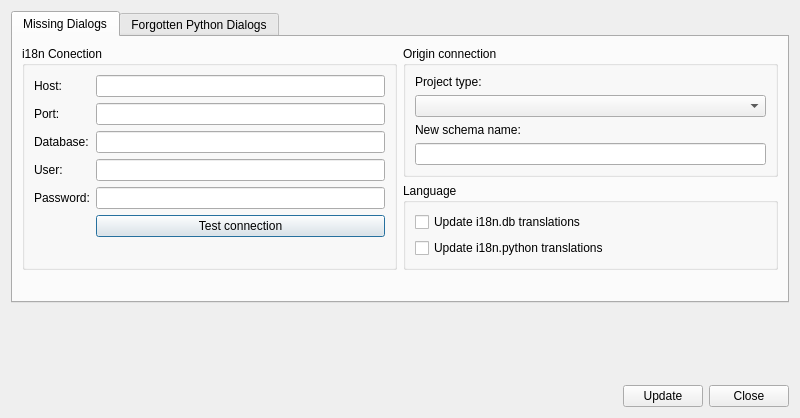
<?xml version="1.0" encoding="UTF-8"?>
<ui version="4.0">
 <class>dlg_admin_translation</class>
 <widget class="QDialog" name="dlg_admin_translation">
  <property name="geometry">
   <rect>
    <x>0</x>
    <y>0</y>
    <width>800</width>
    <height>418</height>
   </rect>
  </property>
  <property name="minimumSize">
   <size>
    <width>600</width>
    <height>0</height>
   </size>
  </property>
  <property name="baseSize">
   <size>
    <width>0</width>
    <height>0</height>
   </size>
  </property>
  <property name="windowTitle">
   <string>Dialog</string>
  </property>
  <layout class="QGridLayout" name="gridLayout_4">
   <item row="0" column="0" colspan="2">
    <widget class="QTabWidget" name="tabmain">
     <property name="maximumSize">
      <size>
       <width>16777215</width>
       <height>306</height>
      </size>
     </property>
     <property name="currentIndex">
      <number>0</number>
     </property>
     <widget class="QWidget" name="tab_missing_dialogs">
      <attribute name="title">
       <string>Missing Dialogs</string>
      </attribute>
      <layout class="QGridLayout" name="gridLayout_3">
       <item row="1" column="1">
        <widget class="QGroupBox" name="groupBox_2">
         <property name="title">
          <string>Language</string>
         </property>
         <layout class="QGridLayout" name="gridLayout_2">
          <item row="0" column="0">
           <widget class="QCheckBox" name="chk_update_db">
            <property name="text">
             <string>Update i18n.db translations</string>
            </property>
           </widget>
          </item>
          <item row="1" column="0">
           <widget class="QCheckBox" name="chk_update_py">
            <property name="text">
             <string>Update i18n.python translations</string>
            </property>
           </widget>
          </item>
         </layout>
        </widget>
       </item>
       <item row="0" column="1">
        <widget class="QGroupBox" name="groupBox_3">
         <property name="enabled">
          <bool>true</bool>
         </property>
         <property name="title">
          <string>Origin connection</string>
         </property>
         <layout class="QGridLayout" name="gridLayout">
          <item row="0" column="0">
           <widget class="QLabel" name="lbl_projecttype">
            <property name="text">
             <string>Project type:</string>
            </property>
           </widget>
          </item>
          <item row="2" column="0">
           <widget class="QLabel" name="lbl_schemaname">
            <property name="text">
             <string>New schema name:</string>
            </property>
           </widget>
          </item>
          <item row="1" column="0">
           <widget class="QComboBox" name="cmb_projecttype"/>
          </item>
          <item row="3" column="0">
           <widget class="QLineEdit" name="txt_schemaname"/>
          </item>
         </layout>
        </widget>
       </item>
       <item row="0" column="0" rowspan="2">
        <widget class="QGroupBox" name="groupBox">
         <property name="title">
          <string>i18n Conection</string>
         </property>
         <layout class="QFormLayout" name="formLayout_3">
          <item row="0" column="0">
           <widget class="QLabel" name="lbl_host">
            <property name="text">
             <string>Host:</string>
            </property>
           </widget>
          </item>
          <item row="0" column="1">
           <widget class="QLineEdit" name="txt_host"/>
          </item>
          <item row="1" column="0">
           <widget class="QLabel" name="lbl_port">
            <property name="text">
             <string>Port:</string>
            </property>
           </widget>
          </item>
          <item row="1" column="1">
           <widget class="QLineEdit" name="txt_port"/>
          </item>
          <item row="2" column="0">
           <widget class="QLabel" name="lbl_database">
            <property name="text">
             <string>Database:</string>
            </property>
           </widget>
          </item>
          <item row="2" column="1">
           <widget class="QLineEdit" name="txt_db"/>
          </item>
          <item row="3" column="0">
           <widget class="QLabel" name="lbl_user">
            <property name="text">
             <string>User:</string>
            </property>
           </widget>
          </item>
          <item row="3" column="1">
           <widget class="QLineEdit" name="txt_user"/>
          </item>
          <item row="4" column="0">
           <widget class="QLabel" name="lbl_pass">
            <property name="text">
             <string>Password:</string>
            </property>
           </widget>
          </item>
          <item row="4" column="1">
           <widget class="QLineEdit" name="txt_pass">
            <property name="text">
             <string/>
            </property>
            <property name="echoMode">
             <enum>QLineEdit::Password</enum>
            </property>
           </widget>
          </item>
          <item row="5" column="1">
           <widget class="QPushButton" name="btn_connection">
            <property name="text">
             <string>Test connection</string>
            </property>
           </widget>
          </item>
         </layout>
        </widget>
       </item>
       <item row="2" column="1">
        <widget class="QLabel" name="lbl_info">
         <property name="text">
          <string/>
         </property>
        </widget>
       </item>
      </layout>
     </widget>
     <widget class="QWidget" name="tab_2">
      <attribute name="title">
       <string>Forgotten Python Dialogs</string>
      </attribute>
     </widget>
    </widget>
   </item>
   <item row="2" column="1">
    <spacer name="verticalSpacer">
     <property name="orientation">
      <enum>Qt::Vertical</enum>
     </property>
     <property name="sizeHint" stdset="0">
      <size>
       <width>20</width>
       <height>20</height>
      </size>
     </property>
    </spacer>
   </item>
   <item row="3" column="1">
    <layout class="QGridLayout" name="lyt_buttons">
     <item row="0" column="0">
      <spacer name="horizontalSpacer">
       <property name="orientation">
        <enum>Qt::Horizontal</enum>
       </property>
       <property name="sizeHint" stdset="0">
        <size>
         <width>513</width>
         <height>20</height>
        </size>
       </property>
      </spacer>
     </item>
     <item row="0" column="1">
      <widget class="QPushButton" name="btn_update">
       <property name="text">
        <string>Update</string>
       </property>
      </widget>
     </item>
     <item row="0" column="2">
      <widget class="QPushButton" name="btn_close">
       <property name="text">
        <string>Close</string>
       </property>
      </widget>
     </item>
    </layout>
   </item>
  </layout>
 </widget>
 <tabstops>
  <tabstop>txt_host</tabstop>
  <tabstop>txt_port</tabstop>
  <tabstop>txt_db</tabstop>
  <tabstop>txt_user</tabstop>
  <tabstop>txt_pass</tabstop>
  <tabstop>btn_connection</tabstop>
 </tabstops>
 <resources/>
 <connections/>
</ui>
